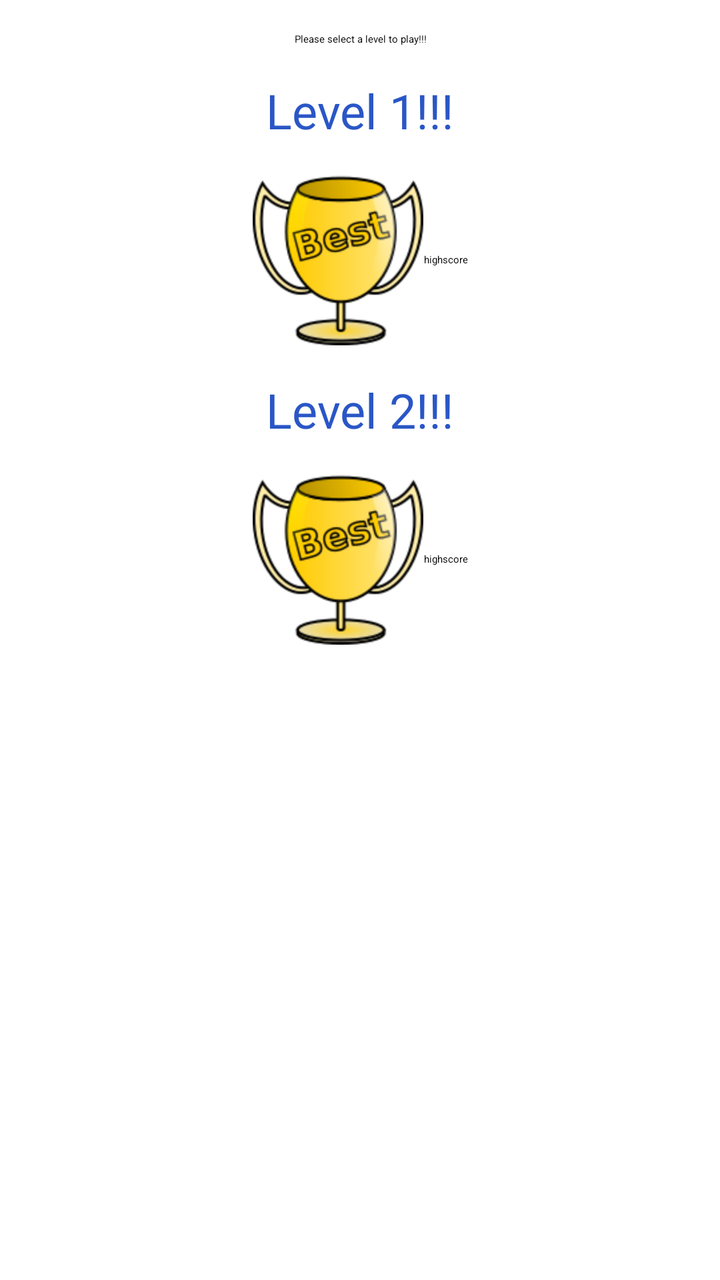
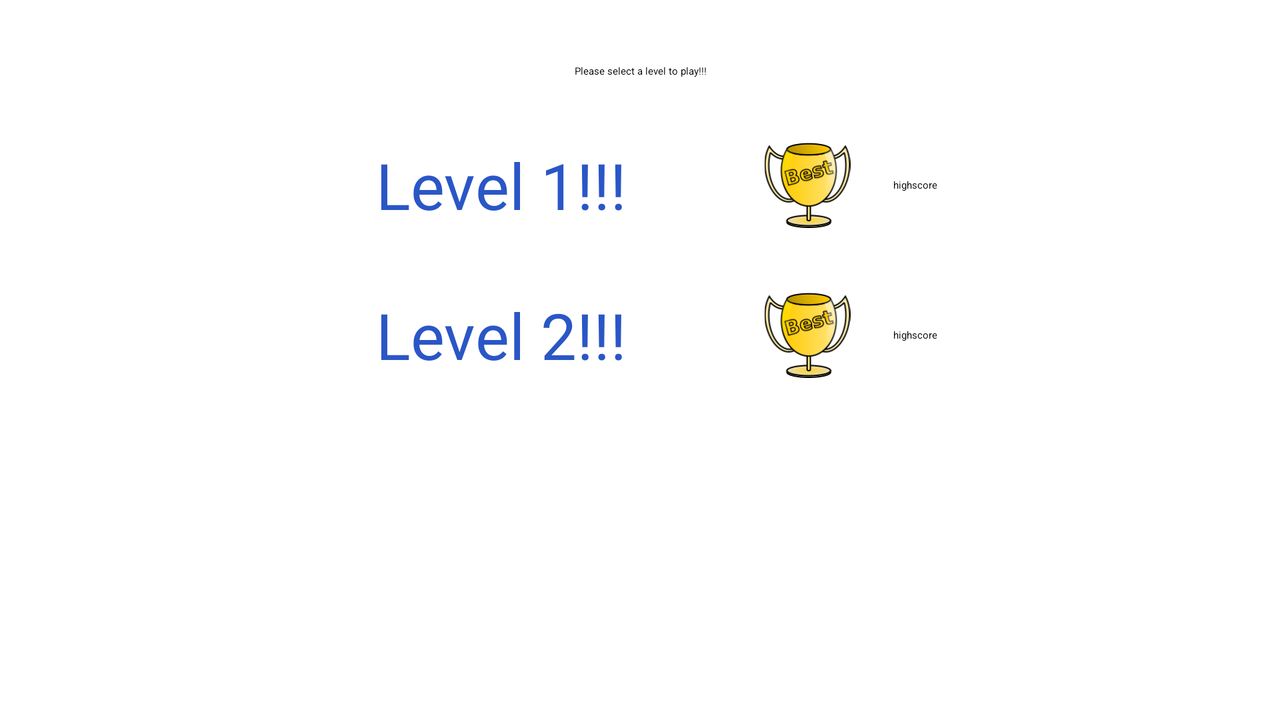

The same Android screen from two of the app's own layout files: first res/layout/ as a phone draws it, then the author's variant for another configuration, drawn on a device whose configuration selects that folder. Both files follow.
<!-- AndroidManifest.xml: application theme Widget.AppCompat.ActionBar -->
<!-- res/layout/testfragment.xml -->
<?xml version="1.0" encoding="utf-8"?>
<LinearLayout xmlns:android="http://schemas.android.com/apk/res/android"
    android:layout_width="match_parent"
    android:layout_height="match_parent"
    android:orientation="vertical"
    android:gravity="top"
    android:paddingLeft="@dimen/activity_horizontal_margin"
    android:paddingRight="@dimen/activity_horizontal_margin">

    <TextView
        android:layout_width="match_parent"
        android:layout_height="wrap_content"
        android:layout_marginTop="@dimen/activity_horizontal_margin"
        android:gravity="center"
        android:text="@string/select_level" />

    <Button
        android:id="@+id/level1"
        android:layout_width="match_parent"
        android:layout_height="wrap_content"
        android:layout_marginLeft="@dimen/activity_horizontal_margin"
        android:layout_marginRight="@dimen/activity_horizontal_margin"
        android:layout_marginTop="@dimen/activity_horizontal_margin"
        android:text="@string/level_1"
        android:textAlignment="center"
        android:textColor="@color/blue"
        android:textSize="24dp" />

    <LinearLayout
        android:layout_width="match_parent"
        android:layout_height="wrap_content"
        android:orientation="horizontal"
        android:gravity="center"
        android:layout_marginLeft="@dimen/activity_horizontal_margin"
        android:layout_marginRight="@dimen/activity_horizontal_margin"
        android:layout_marginTop="@dimen/activity_horizontal_margin">


        <ImageView
            android:id="@+id/best1"
            android:layout_width="wrap_content"
            android:layout_height="wrap_content"
            android:src="@drawable/best" />

        <TextView
            android:layout_width="wrap_content"
            android:layout_height="wrap_content"
            android:gravity="center"
            android:id="@+id/level1score"
            android:hint="highscore"
            android:textAlignment="center" />

    </LinearLayout>

    <Button
        android:id="@+id/level2"
        android:layout_width="match_parent"
        android:layout_height="wrap_content"
        android:layout_marginLeft="@dimen/activity_horizontal_margin"
        android:layout_marginRight="@dimen/activity_horizontal_margin"
        android:layout_marginTop="@dimen/activity_horizontal_margin"
        android:text="@string/level_2"
        android:textAlignment="center"
        android:textColor="@color/blue"
        android:textSize="24dp" />

    <LinearLayout
        android:layout_width="match_parent"
        android:layout_height="wrap_content"
        android:orientation="horizontal"
        android:gravity="center"
        android:layout_marginLeft="@dimen/activity_horizontal_margin"
        android:layout_marginRight="@dimen/activity_horizontal_margin"
        android:layout_marginTop="@dimen/activity_horizontal_margin">


        <ImageView
            android:id="@+id/best2"
            android:layout_width="wrap_content"
            android:layout_height="wrap_content"
            android:src="@drawable/best" />

        <TextView
            android:layout_width="wrap_content"
            android:layout_height="wrap_content"
            android:gravity="center"
            android:id="@+id/level2score"
            android:hint="highscore"
            android:textAlignment="center" />

    </LinearLayout>


</LinearLayout>
<!-- resources referenced by this layout -->
<resources>
  <color name="blue">#ff2a56c6</color>
  <!-- from res/values-sw360dp/ -->
  <dimen name="activity_horizontal_margin">16dp</dimen>
  <!-- drawable best: png bitmap (drawable-hdpi, 16744 bytes) -->
  <string name="level_1">Level 1!!!</string>
  <string name="level_2">Level 2!!!</string>
  <string name="select_level">    Please select a level to play!!!</string>
</resources>
<!-- res/layout-land/testfragment.xml (the author's variant of the layout above) -->
<!-- drawn on the phone turned sideways -->
<?xml version="1.0" encoding="utf-8"?>
<LinearLayout xmlns:android="http://schemas.android.com/apk/res/android"
    android:layout_width="match_parent"
    android:layout_height="match_parent"
    android:gravity="top"
    android:orientation="vertical">

    <TextView
        android:layout_width="match_parent"
        android:layout_height="wrap_content"
        android:layout_marginTop="@dimen/activity_horizontal_margin_landscape"
        android:gravity="center"
        android:text="@string/select_level" />

    <LinearLayout
        android:layout_width="wrap_content"
        android:layout_height="wrap_content"
        android:orientation="horizontal"
        android:layout_gravity="center"
        android:layout_marginTop="@dimen/activity_horizontal_margin_landscape">

        <Button
            android:id="@+id/level1"
            android:layout_width="wrap_content"
            android:layout_height="wrap_content"
            android:paddingLeft="@dimen/activity_horizontal_margin_landscape"
            android:paddingRight="@dimen/activity_horizontal_margin_landscape"
            android:text="@string/level_1"
            android:textAlignment="center"
            android:textColor="@color/blue"
            android:textSize="32dp" />

        <LinearLayout
            android:layout_width="wrap_content"
            android:layout_height="match_parent"
            android:orientation="horizontal"
            android:gravity="center"
            android:layout_marginLeft="@dimen/activity_horizontal_margin"
            android:layout_marginRight="@dimen/activity_horizontal_margin">


            <ImageView
                android:id="@+id/best1"
                android:layout_width="wrap_content"
                android:layout_height="match_parent"
                android:src="@drawable/best" />

            <TextView
                android:layout_width="wrap_content"
                android:layout_height="wrap_content"
                android:gravity="center"
                android:id="@+id/level1score"
                android:hint="highscore"
                android:textAlignment="center" />

        </LinearLayout>
     </LinearLayout>

    <LinearLayout
        android:layout_width="wrap_content"
        android:layout_height="wrap_content"
        android:orientation="horizontal"
        android:layout_gravity="center"
        android:layout_marginTop="@dimen/activity_horizontal_margin_landscape">

        <Button
            android:id="@+id/level2"
            android:layout_width="wrap_content"
            android:layout_height="wrap_content"
            android:paddingLeft="@dimen/activity_horizontal_margin_landscape"
            android:paddingRight="@dimen/activity_horizontal_margin_landscape"
            android:text="@string/level_2"
            android:textAlignment="center"
            android:textColor="@color/blue"
            android:textSize="32dp" />

        <LinearLayout
            android:layout_width="wrap_content"
            android:layout_height="match_parent"
            android:orientation="horizontal"
            android:gravity="center"
            android:layout_marginLeft="@dimen/activity_horizontal_margin"
            android:layout_marginRight="@dimen/activity_horizontal_margin">


            <ImageView
                android:id="@+id/best2"
                android:layout_width="wrap_content"
                android:layout_height="match_parent"
                android:src="@drawable/best" />

            <TextView
                android:layout_width="wrap_content"
                android:layout_height="wrap_content"
                android:gravity="center"
                android:id="@+id/level2score"
                android:hint="highscore"
                android:textAlignment="center" />

        </LinearLayout>
    </LinearLayout>

</LinearLayout>
<!-- resources referenced by the variant -->
<!-- as the phone turned sideways resolves them -->
<resources>
  <color name="blue">#ff2a56c6</color>
  <!-- from res/values-sw360dp/ -->
  <dimen name="activity_horizontal_margin">16dp</dimen>
  <dimen name="activity_horizontal_margin_landscape">32dp</dimen>
  <!-- drawable best: png bitmap (drawable-hdpi, 16744 bytes) -->
  <string name="level_1">Level 1!!!</string>
  <string name="level_2">Level 2!!!</string>
  <string name="select_level">    Please select a level to play!!!</string>
</resources>
